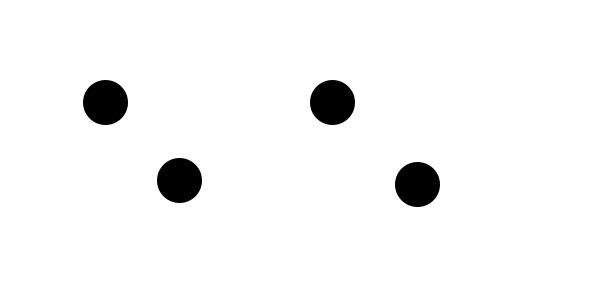
#> input picture contr.jpeg, 600 x 300 px
$ python Atrode.py
#> lines starting #> are read from the running program, lines starting #| are printed output that depends on the picture; after the words box and inside, x2 and y2 are one past the last pixel; in counts of white or black regions, pixels touching at a corner belong together
#importing

import numpy as n
import cv2 as cv

#taking carbon copy of an image as an input
img='contr.jpeg'
Image = cv.imread(img)
#> Image is the input picture: shape (300, 600, 3); min 0, max 255, mean 246

#applying filter
cvtColor=cv.COLOR_BGR2GRAY
gray = cv.cvtColor(Image,cvtColor )
bin_thrsh=cv.THRESH_BINARY
_, Thrsh = cv.threshold(gray, 127,255, bin_thrsh)
#> Thrsh: shape (300, 600); 96.5% white; 4 black regions
R_tree=cv.RETR_TREE
c_approx=cv.CHAIN_APPROX_NONE

at_cont, _ = cv.findContours(Thrsh,R_tree ,c_approx )
#> at_cont = 5 contours; box (x1, y1, x2, y2) and area: (0, 0, 600, 300) 179101, (156, 157, 203, 204) 1659, (82, 79, 129, 126) 1659, (394, 161, 441, 208) 1657, (309, 79, 356, 126) 1655

cv.imshow("image", Image)

#calculating
count=0
for Atrodecontour in at_cont:
    arch=cv.arcLength(Atrodecontour, True)
    aprx = cv.approxPolyDP(Atrodecontour, 0.01* arch, True)
    cv.drawContours(Image, [aprx], 0, (0, 0, 0), 5)
    x = aprx.ravel()[0]
    y = aprx.ravel()[1] - 5
    if len(aprx) == 3:
        font=cv.FONT_HERSHEY_COMPLEX
        cv.putText(Image, "", (x, y),font , 0.5, (0, 0, 0))
    elif len(aprx) == 4:
        x1 ,y1, w, h = cv.boundingRect(aprx)
        aspct_Ratio = float(w)/h
        print(aspct_Ratio)
 #assigning the present roll numbers
    else:
        count=count+1

        font=cv.FONT_HERSHEY_COMPLEX
        cv.putText(Image, "Present", (x, y),font , 0.5, (0, 0, 0))
#> this loop made 5 passes
#> (arch, aprx, x, y, x1, y1, w, h) on pass 1: (1796, [[0, 0], [0, 299], [599, 299], [599, 0]], 0, -5, 0, 0, 600, 300)
#> (arch, x, y) on passes 2 to 5: (151.2, 413, 156), (151.2, 175, 152), (151.2, 328, 74), (151.2, 101, 74)
#| 2.0
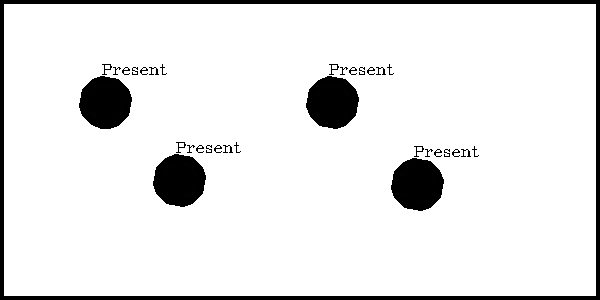
#> Image: shape (300, 600, 3); 6.11% of pixels changed, all inside (x1, y1, x2, y2) = (0, 0, 600, 300)
#> after the loop, count = 4

cv.putText(Image, f"Total present students = %d"%count, (10, 50),cv.FONT_ITALIC, 1, (0, 0, 255))
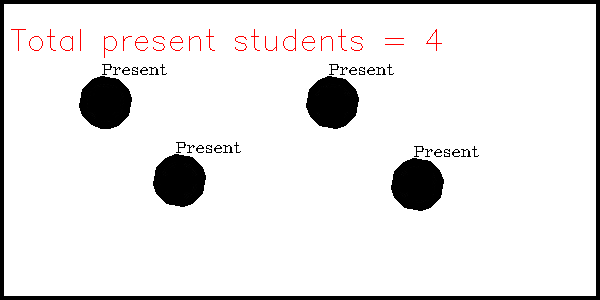
#> Image: shape (300, 600, 3); 0.47% of pixels changed, all inside (x1, y1, x2, y2) = (11, 29, 442, 58)


#output
print(count)
#| 4
cv.imshow("Atrode", Image)
cv.waitKey(0)
cv.destroyAllWindows()
